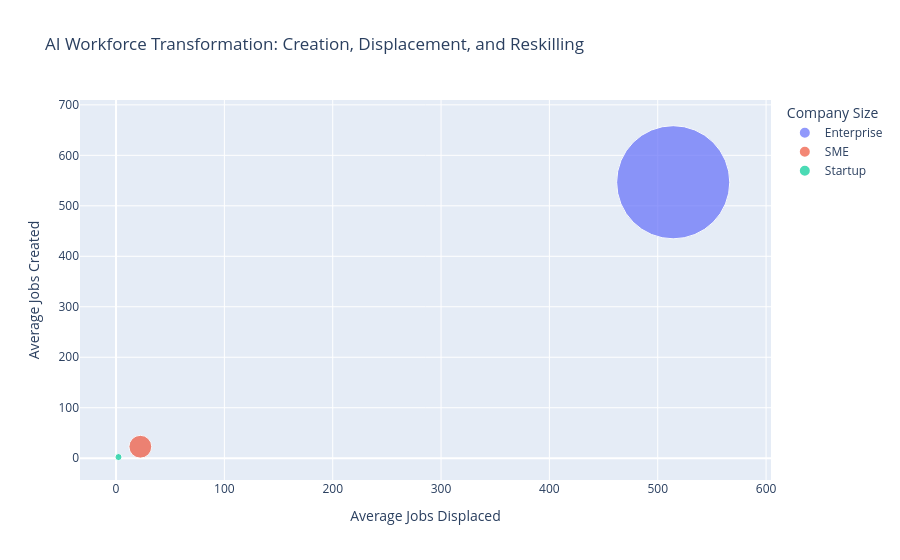

The cell this chart's notebook holds for it:
### Code cell
import plotly.express as px

# Create workforce summary
workforce_summary = (
    df_company
    .groupby("company_size")
    [
        [
            "jobs_displaced",
            "jobs_created",
            "reskilled_employees",
            "ai_maturity_score"
        ]
    ]
    .mean()
    .reset_index()
)


fig = px.scatter(
    workforce_summary,
    x="jobs_displaced",
    y="jobs_created",
    size="reskilled_employees",
    color="company_size",
    hover_data=[
        "ai_maturity_score",
        "reskilled_employees"
    ],
    title="AI Workforce Transformation: Creation, Displacement, and Reskilling",
    size_max=80
)

fig.update_layout(
    xaxis_title="Average Jobs Displaced",
    yaxis_title="Average Jobs Created",
    legend_title="Company Size"
)

fig.show()

### Figure 1 — Plotly figure (JSON) as saved in the notebook; plotly's stock layout.template omitted (floating-point values rounded to 4 significant figures)
{"data": [{"customdata": [[0.4395, 844.5]], "hovertemplate": "company_size=Enterprise<br>jobs_displaced=%{x}<br>jobs_created=%{y}<br>reskilled_employees=%{customdata[1]}<br>ai_maturity_score=%{customdata[0]}<extra></extra>", "legendgroup": "Enterprise", "marker": {"color": "#636efa", "size": [844.5], "sizemode": "area", "sizeref": 0.132, "symbol": "circle"}, "mode": "markers", "name": "Enterprise", "orientation": "v", "showlegend": true, "type": "scatter", "x": [514.3], "xaxis": "x", "y": [546.7], "yaxis": "y"}, {"customdata": [[0.3358, 34.32]], "hovertemplate": "company_size=SME<br>jobs_displaced=%{x}<br>jobs_created=%{y}<br>reskilled_employees=%{customdata[1]}<br>ai_maturity_score=%{customdata[0]}<extra></extra>", "legendgroup": "SME", "marker": {"color": "#EF553B", "size": [34.32], "sizemode": "area", "sizeref": 0.132, "symbol": "circle"}, "mode": "markers", "name": "SME", "orientation": "v", "showlegend": true, "type": "scatter", "x": [22.43], "xaxis": "x", "y": [22.78], "yaxis": "y"}, {"customdata": [[0.3053, 3.278]], "hovertemplate": "company_size=Startup<br>jobs_displaced=%{x}<br>jobs_created=%{y}<br>reskilled_employees=%{customdata[1]}<br>ai_maturity_score=%{customdata[0]}<extra></extra>", "legendgroup": "Startup", "marker": {"color": "#00cc96", "size": [3.278], "sizemode": "area", "sizeref": 0.132, "symbol": "circle"}, "mode": "markers", "name": "Startup", "orientation": "v", "showlegend": true, "type": "scatter", "x": [2.26], "xaxis": "x", "y": [2.269], "yaxis": "y"}], "layout": {"legend": {"itemsizing": "constant", "title": {"text": "Company Size"}, "tracegroupgap": 0}, "title": {"text": "AI Workforce Transformation: Creation, Displacement, and Reskilling"}, "xaxis": {"anchor": "y", "domain": [0, 1], "title": {"text": "Average Jobs Displaced"}}, "yaxis": {"anchor": "x", "domain": [0, 1], "title": {"text": "Average Jobs Created"}}}}
